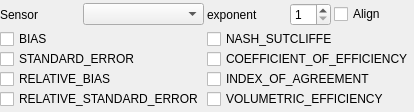
                <widget class="QWidget" name="compareTab">
                 <layout class="QVBoxLayout" name="verticalLayout_14" stretch="1,4">
                  <property name="spacing">
                   <number>3</number>
                  </property>
                  <property name="leftMargin">
                   <number>0</number>
                  </property>
                  <property name="topMargin">
                   <number>3</number>
                  </property>
                  <property name="rightMargin">
                   <number>0</number>
                  </property>
                  <property name="bottomMargin">
                   <number>3</number>
                  </property>
                  <item>
                   <layout class="QHBoxLayout" name="horizontalLayout_24" stretch="2,3,2,1,2">
                    <item>
                     <widget class="QLabel" name="label_40">
                      <property name="text">
                       <string>Sensor</string>
                      </property>
                     </widget>
                    </item>
                    <item>
                     <widget class="QComboBox" name="compareSensor">
                      <property name="toolTip">
                       <string>Sensor to compare</string>
                      </property>
                     </widget>
                    </item>
                    <item>
                     <widget class="QLabel" name="label_41">
                      <property name="text">
                       <string>exponent</string>
                      </property>
                     </widget>
                    </item>
                    <item>
                     <widget class="QSpinBox" name="compareExponent">
                      <property name="toolTip">
                       <string>the exponent used in the calculation of COEFFICIENT_OF_EFFICIENCY or INDEX_OF_AGREEMENT</string>
                      </property>
                      <property name="minimum">
                       <number>1</number>
                      </property>
                      <property name="maximum">
                       <number>2</number>
                      </property>
                     </widget>
                    </item>
                    <item>
                     <widget class="QCheckBox" name="compareAlign">
                      <property name="text">
                       <string>Align</string>
                      </property>
                     </widget>
                    </item>
                   </layout>
                  </item>
                  <item>
                   <layout class="QHBoxLayout" name="horizontalLayout_25">
                    <property name="rightMargin">
                     <number>0</number>
                    </property>
                    <item>
                     <layout class="QVBoxLayout" name="verticalLayout_15">
                      <property name="spacing">
                       <number>0</number>
                      </property>
                      <item>
                       <widget class="QCheckBox" name="compareBias">
                        <property name="text">
                         <string>BIAS</string>
                        </property>
                       </widget>
                      </item>
                      <item>
                       <widget class="QCheckBox" name="compareError">
                        <property name="text">
                         <string>STANDARD_ERROR</string>
                        </property>
                       </widget>
                      </item>
                      <item>
                       <widget class="QCheckBox" name="compareRel">
                        <property name="text">
                         <string>RELATIVE_BIAS</string>
                        </property>
                       </widget>
                      </item>
                      <item>
                       <widget class="QCheckBox" name="compareRelStd">
                        <property name="text">
                         <string>RELATIVE_STANDARD_ERROR</string>
                        </property>
                       </widget>
                      </item>
                     </layout>
                    </item>
                    <item>
                     <layout class="QVBoxLayout" name="verticalLayout_16">
                      <property name="spacing">
                       <number>0</number>
                      </property>
                      <item>
                       <widget class="QCheckBox" name="compareNash">
                        <property name="text">
                         <string>NASH_SUTCLIFFE</string>
                        </property>
                       </widget>
                      </item>
                      <item>
                       <widget class="QCheckBox" name="compareCoeff">
                        <property name="text">
                         <string>COEFFICIENT_OF_EFFICIENCY</string>
                        </property>
                       </widget>
                      </item>
                      <item>
                       <widget class="QCheckBox" name="compareIndex">
                        <property name="text">
                         <string>INDEX_OF_AGREEMENT</string>
                        </property>
                       </widget>
                      </item>
                      <item>
                       <widget class="QCheckBox" name="compareVol">
                        <property name="text">
                         <string>VOLUMETRIC_EFFICIENCY</string>
                        </property>
                       </widget>
                      </item>
                     </layout>
                    </item>
                   </layout>
                  </item>
                 </layout>
                </widget>
